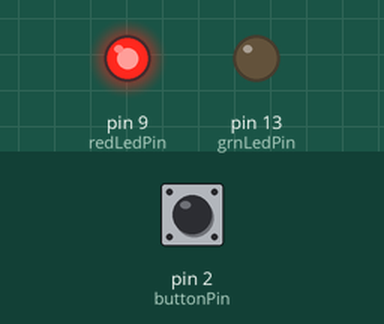
Simulated run of this sketch. Board: Arduino Uno, built with avr-gcc and run on an emulated ATmega328P. On the bench: output pins drawn as LEDs (lit = HIGH). The test bench sets the inputs (shaded band); at power-on: pin 2 (buttonPin) HIGH.

Above: at 1.2 s.
1.3 s: pin 2 (buttonPin) pulled LOW for 0.15 s
At 2.0 s:
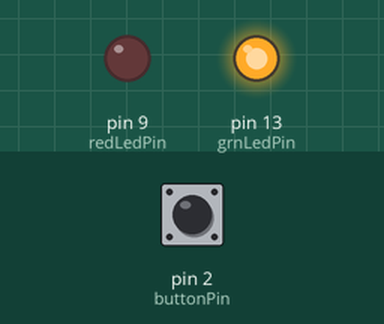
2.9 s: pin 2 (buttonPin) pulled LOW for 1 s
At 3.2 s:
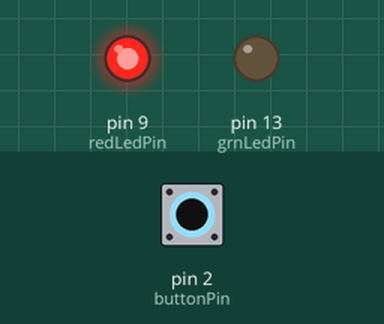
5.4 s: pin 2 (buttonPin) pulled LOW for 3.2 s
At 6.3 s:
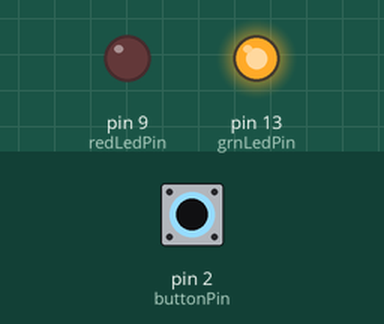
Timing chart, 0 to 8.4 s (numbered marks = the images above; inputs shaded):
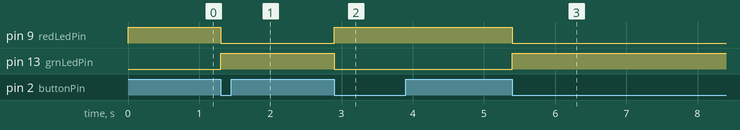

Measured:
- after the input at 1.3 s, pin 9 (redLedPin): HIGH → LOW at once; pin 13 (grnLedPin): LOW → HIGH at once
- after the input at 2.9 s, pin 9 (redLedPin): LOW → HIGH at once; pin 13 (grnLedPin): HIGH → LOW at once
- after the input at 5.4 s, pin 9 (redLedPin): HIGH → LOW at once; pin 13 (grnLedPin): LOW → HIGH at once

The sketch:

lab1-2.ino
```cpp
const int grnLedPin = 13;
const int redLedPin = 9;
const int buttonPin = 2;

int grnLedToggle = LOW;
int redLedToggle = HIGH;
int lastButtonState = HIGH;
int buttonState;

void setup() {
  pinMode(grnLedPin, OUTPUT);
  pinMode(redLedPin, OUTPUT);
  digitalWrite(redLedPin, redLedToggle);
  pinMode(buttonPin, INPUT_PULLUP);

}

void loop() {
  buttonState = digitalRead(buttonPin);

  if (buttonState == LOW && lastButtonState == HIGH) {
    grnLedToggle = !grnLedToggle;
    redLedToggle = !redLedToggle;

    digitalWrite(grnLedPin, grnLedToggle);
    digitalWrite(redLedPin, redLedToggle);
  }

  lastButtonState = buttonState;
  delay(100);

}
```
